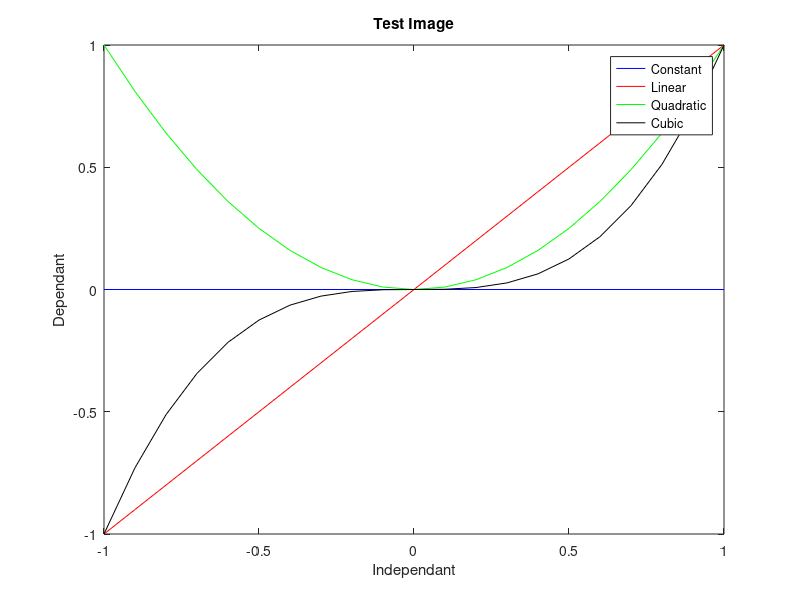

The MATLAB source for this figure: (Note: this script raises an error after producing the figure.)
%% Generate a test image
x = -1:0.1:1;
figure;
h = plot(x, zeros(1, length(x)), 'b');
hold on;
h(2) = plot(x, x, 'r');
h(3) = plot(x, x.^2, 'g');
h(4) = plot(x, x.^3, 'k');
title('Test Image');
xlabel('Independant');
ylabel('Dependant');

legend(h, 'Constant', 'Linear', 'Quadratic', 'Cubic');

%% Test the import
data = ImportDataFromFigure('TestImage.fig');

figure;
hold on;
for (i=1:1:data.numSeries)
    h(i) = plot(data.(['series', num2str(i)]).x, data.(['series', num2str(i)]).y);
    leg{i} = data.(['series', num2str(i)]).name;
end

xlabel(data.xLabel);
ylabel(data.yLabel);
legend(h, leg);